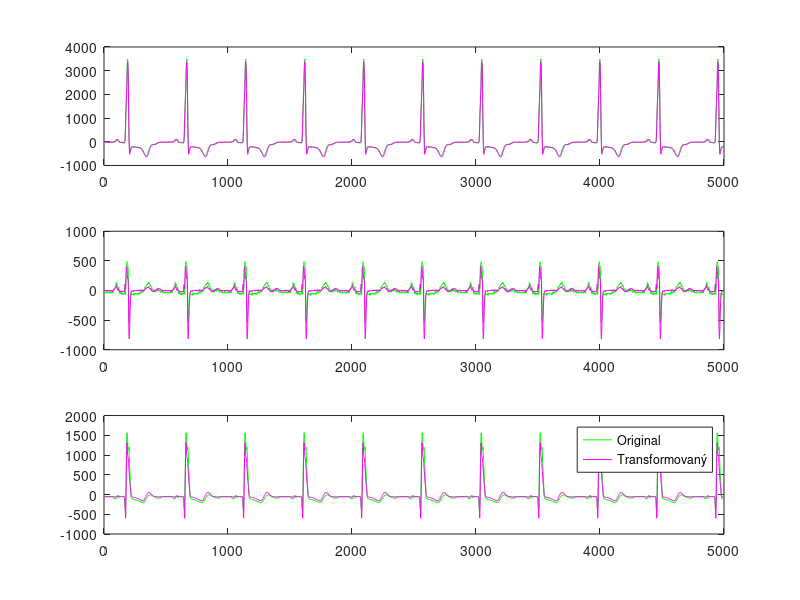
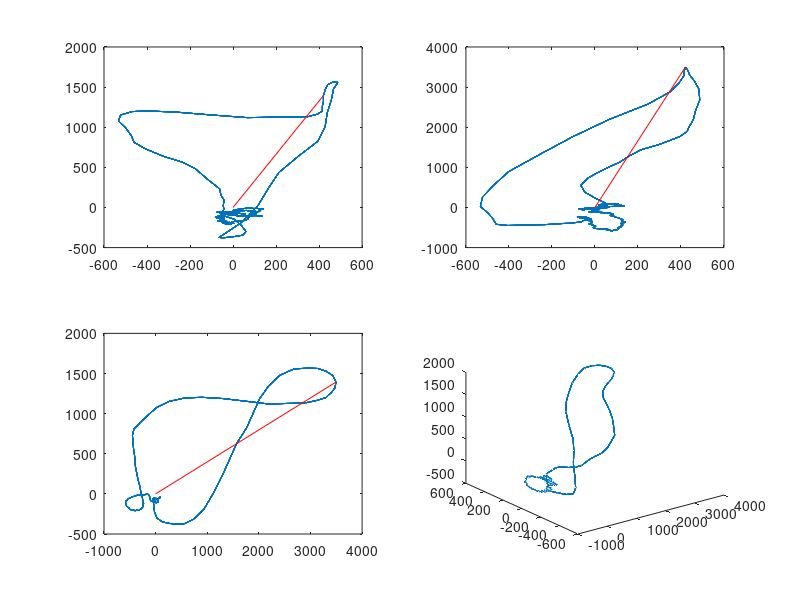

Recreate these plots in MATLAB, in order. (Note: this script raises an error after producing the figures.)
clear;
clc;
load('dower.mat')
I = inv(M'*M)*M';
O = load("MA1_117_03.mat");
S = load("MA1_117_12.mat");
signal = O;
O = O.x - mean(O.x,2);
S = S.x - mean(S.x,2);

Ot = I*S;

figure
for i = 1:3
    subplot(3,1,i)
    plot(O(i,:),'g')
    hold on
    plot(Ot(i,:),'m')
end    
legend('Original','Transformovaný');
signal = signal.x - mean(signal.x,2);

X = signal(1,:);
Y = signal(2,:);
Z = signal(3,:);

vectorECG = sqrt(X.^2 + Y.^2 + Z.^2);
[~,pos] = max(vectorECG);


figure;
subplot(2,2,1)
plot(Y, Z)
hold on
line([0 Y(pos)],[0 Z(pos)], 'Color', 'r')
subplot(2,2,2)
plot(Y, X);
hold on
line([0 Y(pos)],[0 X(pos)], 'Color', 'r')
subplot(2,2,3)
plot(X, Z);
hold on
line([0 X(pos)],[0 Z(pos)], 'Color', 'r')
subplot(2,2,4)
plot3(X, Y, Z);

fronDegree = atan(Z(pos)/Y(pos))*180/pi;


signal = load("MO1_117_03.mat");
signal = signal.x - mean(signal.x,2);

X = signal(1,:);
Y = signal(2,:);
Z = signal(3,:);

vectorECG = sqrt(X.^2 + Y.^2 + Z.^2);
[~,pos] = max(vectorECG);
[peak, locs] = findpeaks(vectorECG, "MinPeakHeight",400,"MinPeakDistance",200)

figure
plot(vectorECG);
figure
subplot(2,1,1)
for i = 1:length(locs)
    plot(Y,Z);
    xlabel("X")
    zlabel("Z")
    title("Frontálna")
    hold on
    line([0 Y(locs(i))], [0 Z(locs(i))], 'Color', 'red')
end

subplot(2,1,2)
for i = 1:length(locs)
    plot3(X,Y,Z);
    xlabel("X")
    ylabel("Y")
    zlabel("Z")
    title("3D VKG")
    hold on
    line([0 X(locs(i))], [0 Y(locs(i))], [0 Z(locs(i))], 'Color', 'red')
end

fronDegree = atan(Z(pos)/Y(pos))*180/pi;

